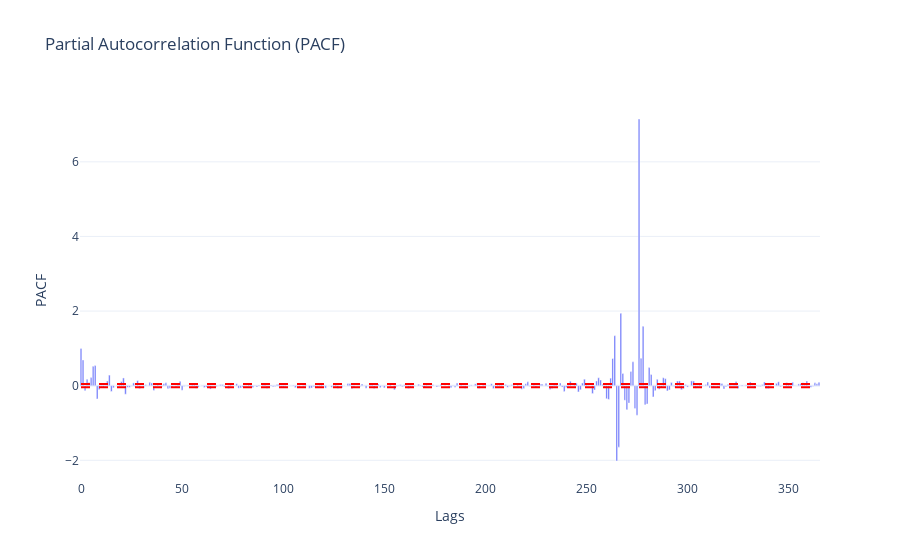

Write notebook code for a chart like this one.
### Markdown cell above
From *Practical Time Series Analysis*, p95:
> The PACF reveals which correlations are “true” informative correlations for specific lags rather than redundancies. This is invaluable for knowing when we have collected enough information to get a sufficiently long window at a proper temporal scale for our data.

We can see that the PACF for the hourly data shows the most significant partial correlations at lags of 1, 2, 3 indicating that these lags have a direct influence on the current value of the time series.

### Code cell
rs_load = df['load'].resample('D').sum()

plot_pacf(rs_load, nlags=365).show()

### Figure 1 — Plotly figure (JSON) as saved in the notebook; plotly's stock layout.template omitted (floating-point values rounded to 4 significant figures; data arrays with more than 128 entries replaced by an {"elided": "..."} marker saying what was removed)
{"data": [{"type": "bar", "x": {"elided": "366 int values"}, "y": {"elided": "366 float values"}}], "layout": {"shapes": [{"line": {"color": "Red", "dash": "dash"}, "type": "line", "x0": 0, "x1": 365, "y0": 0.04277, "y1": 0.04277}, {"line": {"color": "Red", "dash": "dash"}, "type": "line", "x0": 0, "x1": 365, "y0": -0.04277, "y1": -0.04277}], "title": {"text": "Partial Autocorrelation Function (PACF)"}, "xaxis": {"title": {"text": "Lags"}}, "yaxis": {"title": {"text": "PACF"}}}}
